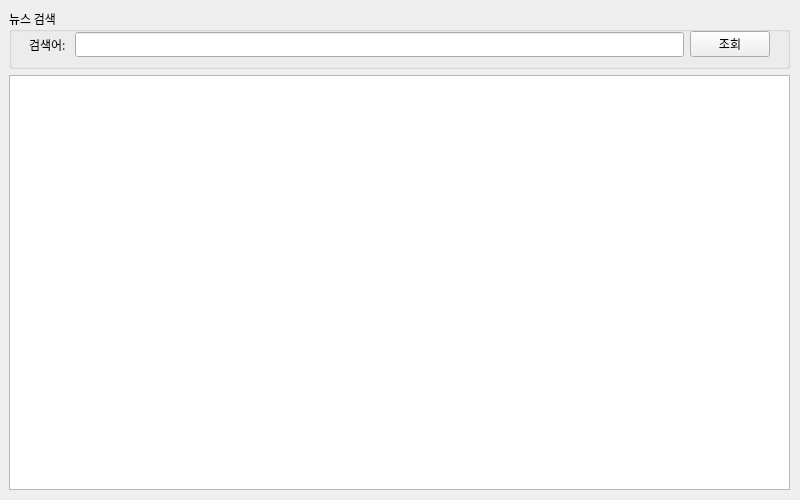
<?xml version="1.0" encoding="UTF-8"?>
<ui version="4.0">
 <class>Form</class>
 <widget class="QWidget" name="Form">
  <property name="geometry">
   <rect>
    <x>0</x>
    <y>0</y>
    <width>800</width>
    <height>500</height>
   </rect>
  </property>
  <property name="maximumSize">
   <size>
    <width>800</width>
    <height>500</height>
   </size>
  </property>
  <property name="font">
   <font>
    <family>맑은 고딕</family>
   </font>
  </property>
  <property name="windowTitle">
   <string>네이버 뉴스 검색 앱</string>
  </property>
  <widget class="QWidget" name="verticalLayoutWidget">
   <property name="geometry">
    <rect>
     <x>9</x>
     <y>9</y>
     <width>781</width>
     <height>481</height>
    </rect>
   </property>
   <layout class="QVBoxLayout" name="verticalLayout">
    <item>
     <widget class="QGroupBox" name="groupBox">
      <property name="sizePolicy">
       <sizepolicy hsizetype="Preferred" vsizetype="Minimum">
        <horstretch>0</horstretch>
        <verstretch>0</verstretch>
       </sizepolicy>
      </property>
      <property name="minimumSize">
       <size>
        <width>0</width>
        <height>60</height>
       </size>
      </property>
      <property name="title">
       <string>뉴스 검색</string>
      </property>
      <widget class="QWidget" name="horizontalLayoutWidget">
       <property name="geometry">
        <rect>
         <x>20</x>
         <y>20</y>
         <width>741</width>
         <height>31</height>
        </rect>
       </property>
       <layout class="QHBoxLayout" name="horizontalLayout">
        <item>
         <widget class="QLabel" name="label">
          <property name="text">
           <string>검색어: </string>
          </property>
         </widget>
        </item>
        <item>
         <widget class="QLineEdit" name="txtSearchWord">
          <property name="layoutDirection">
           <enum>Qt::LeftToRight</enum>
          </property>
         </widget>
        </item>
        <item>
         <widget class="QPushButton" name="btnSearch">
          <property name="layoutDirection">
           <enum>Qt::LeftToRight</enum>
          </property>
          <property name="text">
           <string>조회</string>
          </property>
         </widget>
        </item>
       </layout>
      </widget>
     </widget>
    </item>
    <item>
     <widget class="QTableWidget" name="tblSearchResult"/>
    </item>
   </layout>
  </widget>
 </widget>
 <resources/>
 <connections/>
</ui>
